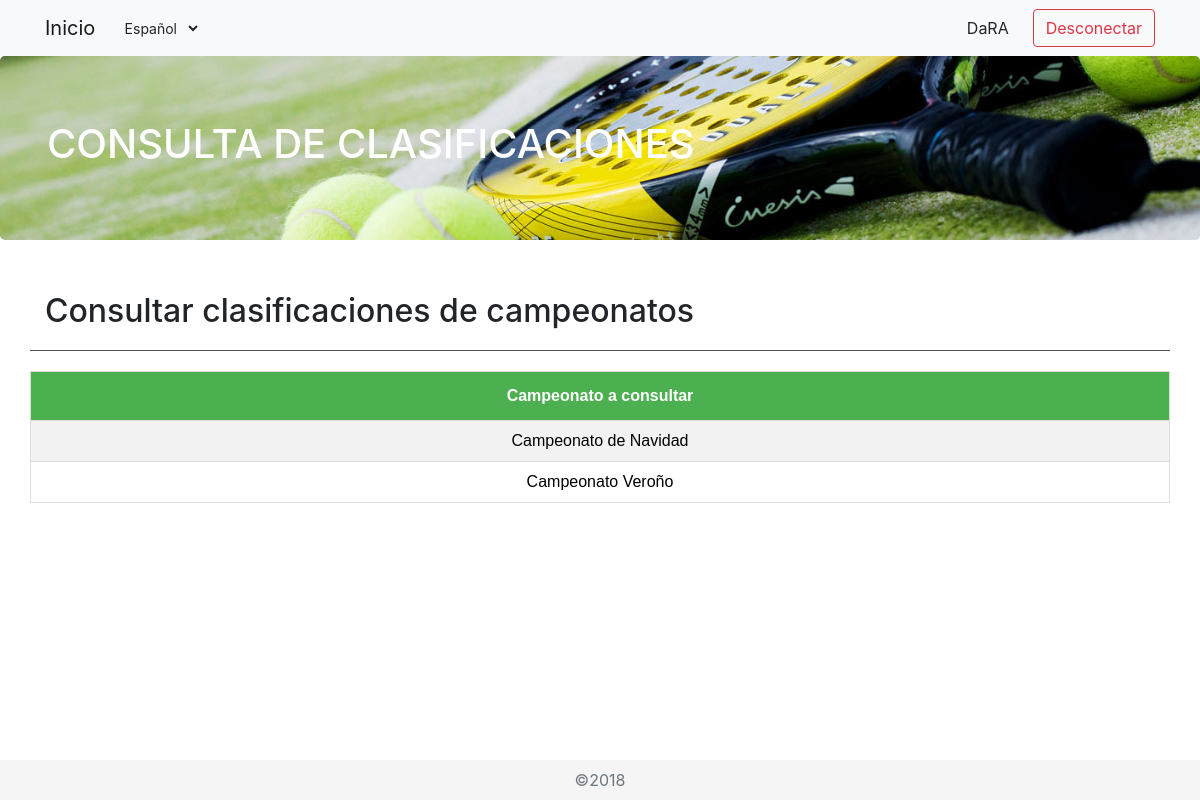
/Controller/Main_Controller.php?action=CLASIFICATION (signed in), run on an earlier commit of the app's database.
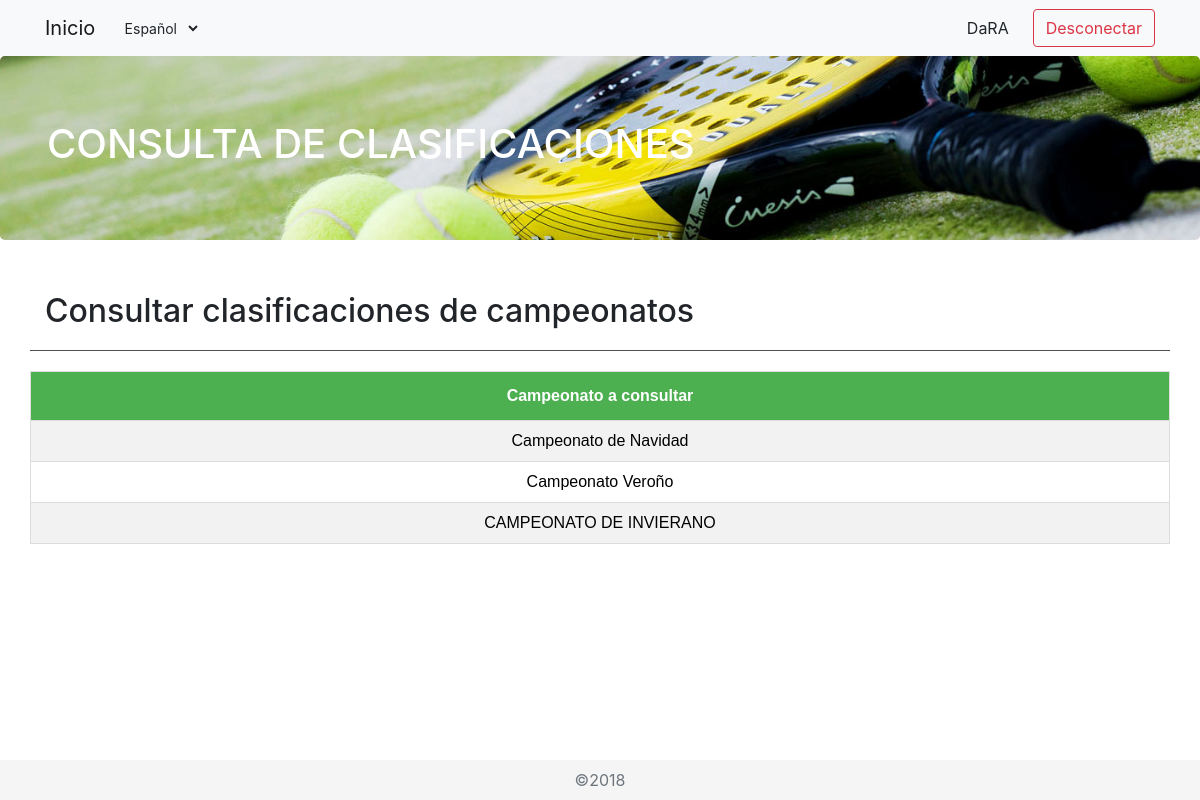
And on a later commit of the database.
### tables this page shows
CREATE TABLE `championship` (
  `idChampionship` int(11) NOT NULL,
  `name` varchar(30) NOT NULL,
  `dateStart` varchar(10) NOT NULL,
  `dateInscriptions` varchar(10) NOT NULL
);

### Model/Championship.php (called while the page is built, shortened)
<?php
class Championship
{
    function __construct($idChampionship=null, $name=null, $dateStart=null, $dateInscriptions=null){
        $this->idChampionship=$idChampionship;
        $this->name=$name;
    }
}
?>

### Model/Championship_Model.php (called while the page is built, shortened)
<?php
require_once ('../Model/Championship.php');
require_once ('../Model/Access_DB.php');
class Championship_Model
{
    var $mysqli;
    function __construct()
    {
        $this->mysqli = ConnectDB();
    }
    public function GETALL ()
    {
        $sql = "SELECT * FROM championship";
        $result = $this->mysqli->query($sql);
        $array = array();
        while( $row = mysqli_fetch_array($result, MYSQLI_BOTH))
        {
            $array[] = new Championship($row['idChampionship'], $row['name'], $row['dateStart'], $row['dateInscriptions']);
        }
        return $array;
    }
}
?>

### Model/Access_DB.php (called while the page is built)
<?php
function ConnectDB()
{
    $mysqli = new mysqli("localhost", "root" , "" , "abp_database");
	if ($mysqli->connect_errno) {
		include '../View/MESSAGE_View.php';
		new MESSAGE("Fallo al conectar a MySQL: (" . $mysqli->connect_errno . ") " . $mysqli->connect_error, '../index.php');
		return false;
	}
	else{
		return $mysqli;
	}
}
?>

### View/Clasifications_SHOWALL_View.php (the view)
<?php
class Clasifications_SHOWALL_View{
    function __construct($championships){
        $this->championships = $championships;
        $this->render();
    }
    function render(){
        include '../View/Header.php';
        ?>
        <div class="jumbotron">
            <div class="container">
                <h1>CONSULTA DE CLASIFICACIONES</h1>
            </div>
        </div>
        <div class="container">
            <div class="row section">
                <div class="col-md-10">
                    <h2>Consultar clasificaciones de campeonatos</h2>
                </div>
            </div>
            <div class="row">
                <table id="championships">
                    <tr>
                        <th width="100%">Campeonato a consultar</th>
                    </tr>
                    <?php foreach ($this->championships as $championship) { ?>
                        <tr>
                            <td>
                                <a href='../Controller/Clasification_Controller.php?action=SHOWCURRENT&id=<?php echo $championship->idChampionship ?>'>
                                    <div><?php echo $championship->name ?></div>
                                </a>
                            </td>
                        </tr>
                    <?php } ?>
                </table>
            </div>
        </div>
        <?php
        include '../View/Footer.php';
    }
}
?>

What changed in the data, as far as the page shows it:
added championship: name "CAMPEONATO DE INVIERANO"
